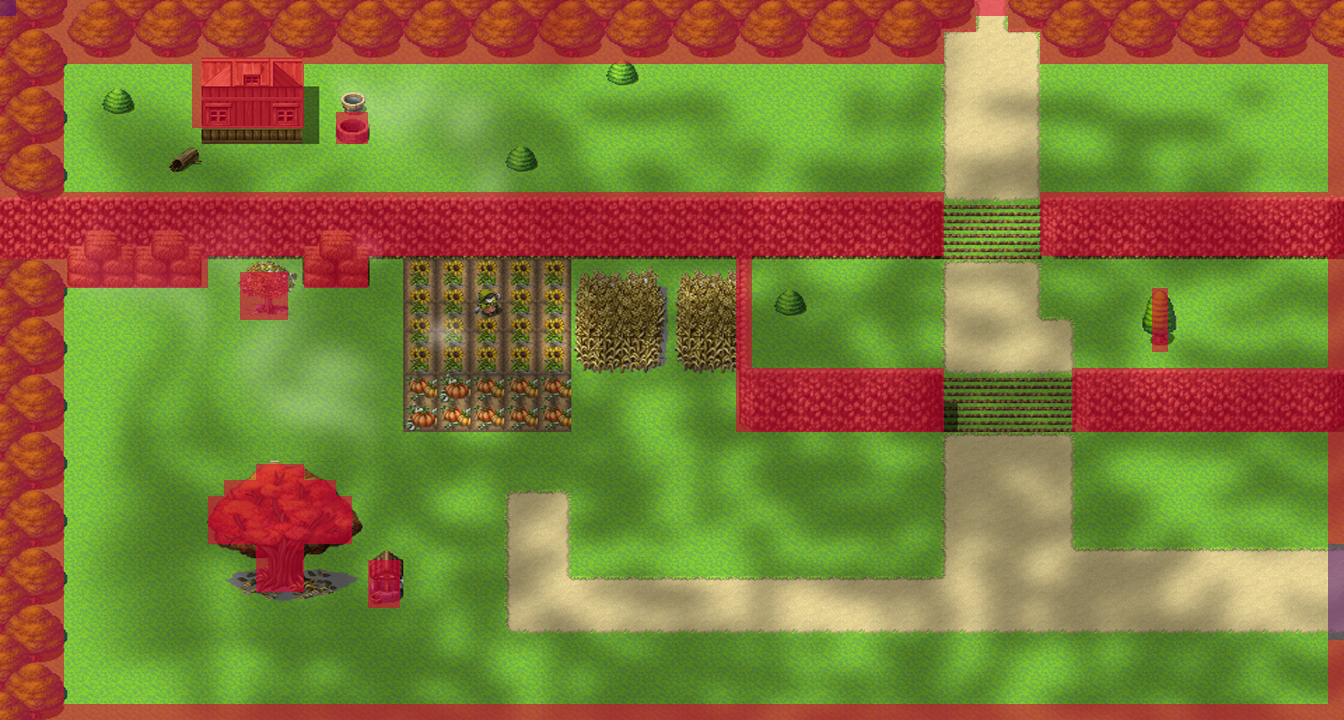

Tiled map render using the project's own tile images. Description and the map definition, with tile-layer contents summarised, below:
An orthogonal 84x45 tile map with 16x16 px tiles, 3 tile layers (index, coll, portals), 3 tilesets.

<map version="1.2" tiledversion="1.2.3" orientation="orthogonal" renderorder="right-down" width="84" height="45" tilewidth="16" tileheight="16" infinite="0" nextlayerid="4" nextobjectid="1">
 <tileset firstgid="1" name="Bosque" tilewidth="16" tileheight="16" tilecount="3780" columns="84">
  <image source="../../Documentacion/Diseo grafico/Mapas/bosque/Bosque.png" width="1344" height="720" />
 </tileset>
 <tileset firstgid="3781" name="coll" tilewidth="16" tileheight="16" tilecount="1" columns="1">
  <image source="../../Documentacion/Diseo grafico/Mapas/bosque/coll.png" width="16" height="16" />
 </tileset>
 <tileset firstgid="3782" name="portales" tilewidth="16" tileheight="16" tilecount="1" columns="1">
  <image source="../../Documentacion/Diseo grafico/Mapas/bosque/portales.png" width="16" height="16" />
 </tileset>
 <layer id="1" name="index" width="84" height="45">
  <data>[3780 cells, 3780 non-empty, 3780 distinct tile ids]</data>
 </layer>
 <layer id="2" name="coll" width="84" height="45">
  <data>[3780 cells, 1138 non-empty, 1 distinct tile ids]</data>
 </layer>
 <layer id="3" name="portals" width="84" height="45">
  <data>[3780 cells, 7 non-empty, 1 distinct tile ids]</data>
 </layer>
</map>
